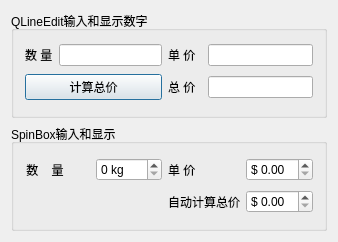
<?xml version="1.0" encoding="UTF-8"?>
<ui version="4.0">
 <class>Dialog</class>
 <widget class="QDialog" name="Dialog">
  <property name="geometry">
   <rect>
    <x>0</x>
    <y>0</y>
    <width>338</width>
    <height>242</height>
   </rect>
  </property>
  <property name="windowTitle">
   <string>Dialog</string>
  </property>
  <layout class="QVBoxLayout" name="verticalLayout">
   <item>
    <widget class="QGroupBox" name="groupBox">
     <property name="title">
      <string>QLineEdit输入和显示数字</string>
     </property>
     <layout class="QGridLayout" name="gridLayout">
      <item row="0" column="0">
       <widget class="QLabel" name="label">
        <property name="text">
         <string>数 量</string>
        </property>
        <property name="buddy">
         <cstring>lineEdit</cstring>
        </property>
       </widget>
      </item>
      <item row="0" column="1" colspan="2">
       <widget class="QLineEdit" name="lineEdit"/>
      </item>
      <item row="0" column="3" colspan="2">
       <widget class="QLabel" name="label_2">
        <property name="text">
         <string>单 价</string>
        </property>
        <property name="buddy">
         <cstring>lineEdit_2</cstring>
        </property>
       </widget>
      </item>
      <item row="0" column="5">
       <widget class="QLineEdit" name="lineEdit_2"/>
      </item>
      <item row="1" column="3">
       <widget class="QLabel" name="label_3">
        <property name="text">
         <string>总 价</string>
        </property>
        <property name="buddy">
         <cstring>lineEdit_3</cstring>
        </property>
       </widget>
      </item>
      <item row="1" column="0" colspan="3">
       <widget class="QPushButton" name="pushButton">
        <property name="text">
         <string>计算总价</string>
        </property>
       </widget>
      </item>
      <item row="1" column="5">
       <widget class="QLineEdit" name="lineEdit_3"/>
      </item>
     </layout>
    </widget>
   </item>
   <item>
    <widget class="QGroupBox" name="groupBox_2">
     <property name="layoutDirection">
      <enum>Qt::LeftToRight</enum>
     </property>
     <property name="title">
      <string>SpinBox输入和显示</string>
     </property>
     <layout class="QGridLayout" name="gridLayout_2">
      <property name="leftMargin">
       <number>9</number>
      </property>
      <item row="0" column="0">
       <widget class="QLabel" name="label_4">
        <property name="enabled">
         <bool>true</bool>
        </property>
        <property name="text">
         <string> 数    量</string>
        </property>
        <property name="textFormat">
         <enum>Qt::AutoText</enum>
        </property>
        <property name="margin">
         <number>4</number>
        </property>
        <property name="buddy">
         <cstring>spinBox</cstring>
        </property>
       </widget>
      </item>
      <item row="0" column="1">
       <widget class="QSpinBox" name="spinBox">
        <property name="suffix">
         <string> kg</string>
        </property>
        <property name="prefix">
         <string/>
        </property>
       </widget>
      </item>
      <item row="0" column="2">
       <widget class="QLabel" name="label_5">
        <property name="text">
         <string>单 价</string>
        </property>
        <property name="buddy">
         <cstring>doubleSpinBox</cstring>
        </property>
       </widget>
      </item>
      <item row="0" column="3">
       <widget class="QDoubleSpinBox" name="doubleSpinBox">
        <property name="prefix">
         <string>$ </string>
        </property>
       </widget>
      </item>
      <item row="1" column="3">
       <widget class="QDoubleSpinBox" name="doubleSpinBox_2">
        <property name="prefix">
         <string>$ </string>
        </property>
       </widget>
      </item>
      <item row="1" column="2">
       <widget class="QLabel" name="label_6">
        <property name="text">
         <string>自动计算总价</string>
        </property>
        <property name="buddy">
         <cstring>doubleSpinBox_2</cstring>
        </property>
       </widget>
      </item>
     </layout>
    </widget>
   </item>
  </layout>
 </widget>
 <layoutdefault spacing="6" margin="11"/>
 <resources/>
 <connections/>
</ui>
